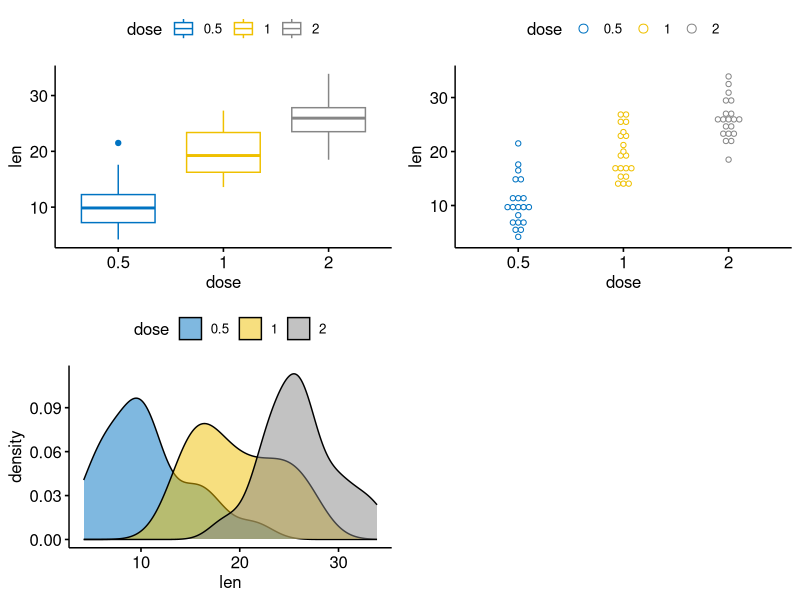
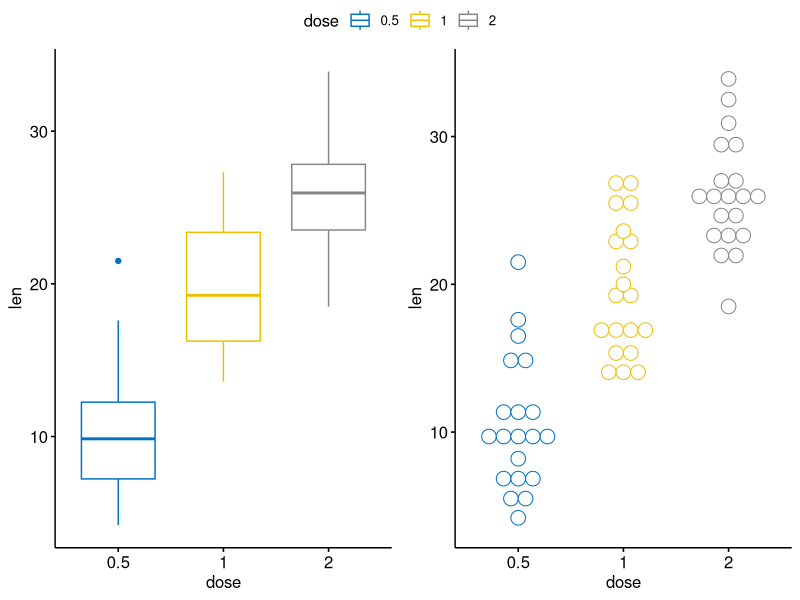

R code for these plots, in order:
library(ggpubr)


### Name: ggarrange
### Title: Arrange Multiple ggplots
### Aliases: ggarrange

### ** Examples

data("ToothGrowth")
df <- ToothGrowth
df$dose <- as.factor(df$dose)

# Create some plots
# ::::::::::::::::::::::::::::::::::::::::::::::::::
# Box plot
bxp <- ggboxplot(df, x = "dose", y = "len",
    color = "dose", palette = "jco")
# Dot plot
dp <- ggdotplot(df, x = "dose", y = "len",
    color = "dose", palette = "jco")
# Density plot
dens <- ggdensity(df, x = "len", fill = "dose", palette = "jco")

# Arrange
# ::::::::::::::::::::::::::::::::::::::::::::::::::
ggarrange(bxp, dp, dens, ncol = 2, nrow = 2)
# Use a common legend for multiple plots
ggarrange(bxp, dp,  common.legend = TRUE)
